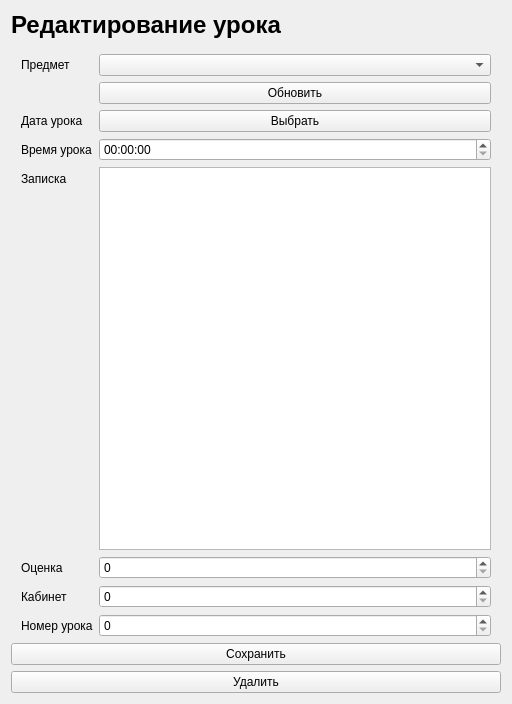
<?xml version="1.0" encoding="UTF-8"?>
<ui version="4.0">
 <class>EditLesson</class>
 <widget class="QWidget" name="EditLesson">
  <property name="geometry">
   <rect>
    <x>0</x>
    <y>0</y>
    <width>512</width>
    <height>704</height>
   </rect>
  </property>
  <property name="windowTitle">
   <string>Редактирование урока</string>
  </property>
  <layout class="QGridLayout" name="gridLayout">
   <item row="0" column="0">
    <widget class="QLabel" name="main_label">
     <property name="sizePolicy">
      <sizepolicy hsizetype="Preferred" vsizetype="Fixed">
       <horstretch>0</horstretch>
       <verstretch>0</verstretch>
      </sizepolicy>
     </property>
     <property name="font">
      <font>
       <pointsize>18</pointsize>
       <bold>true</bold>
      </font>
     </property>
     <property name="text">
      <string>Редактирование урока</string>
     </property>
     <property name="indent">
      <number>-1</number>
     </property>
    </widget>
   </item>
   <item row="1" column="0">
    <layout class="QFormLayout" name="formLayout">
     <property name="leftMargin">
      <number>10</number>
     </property>
     <property name="topMargin">
      <number>9</number>
     </property>
     <property name="rightMargin">
      <number>10</number>
     </property>
     <item row="0" column="0">
      <widget class="QLabel" name="label_3">
       <property name="text">
        <string>Предмет</string>
       </property>
      </widget>
     </item>
     <item row="0" column="1">
      <widget class="QComboBox" name="subject_combo"/>
     </item>
     <item row="2" column="0">
      <widget class="QLabel" name="label_4">
       <property name="text">
        <string>Дата урока</string>
       </property>
      </widget>
     </item>
     <item row="4" column="0">
      <widget class="QLabel" name="label_5">
       <property name="text">
        <string>Записка</string>
       </property>
      </widget>
     </item>
     <item row="5" column="0">
      <widget class="QLabel" name="label_6">
       <property name="text">
        <string>Оценка</string>
       </property>
      </widget>
     </item>
     <item row="5" column="1">
      <widget class="QSpinBox" name="mark_spinbox"/>
     </item>
     <item row="6" column="0">
      <widget class="QLabel" name="label_7">
       <property name="text">
        <string>Кабинет</string>
       </property>
      </widget>
     </item>
     <item row="6" column="1">
      <widget class="QSpinBox" name="room_spinbox"/>
     </item>
     <item row="7" column="0">
      <widget class="QLabel" name="label_8">
       <property name="text">
        <string>Номер урока</string>
       </property>
      </widget>
     </item>
     <item row="7" column="1">
      <widget class="QSpinBox" name="index_number_spinbox"/>
     </item>
     <item row="1" column="1">
      <widget class="QPushButton" name="refresh">
       <property name="text">
        <string>Обновить</string>
       </property>
      </widget>
     </item>
     <item row="4" column="1">
      <widget class="QPlainTextEdit" name="note_edit"/>
     </item>
     <item row="3" column="0">
      <widget class="QLabel" name="label">
       <property name="text">
        <string>Время урока</string>
       </property>
      </widget>
     </item>
     <item row="3" column="1">
      <widget class="QTimeEdit" name="time_edit"/>
     </item>
     <item row="2" column="1">
      <widget class="QPushButton" name="date_popup">
       <property name="text">
        <string>Выбрать</string>
       </property>
      </widget>
     </item>
    </layout>
   </item>
   <item row="2" column="0">
    <widget class="QPushButton" name="submit_btn">
     <property name="text">
      <string>Сохранить</string>
     </property>
    </widget>
   </item>
   <item row="4" column="0">
    <widget class="QPushButton" name="delete_btn">
     <property name="text">
      <string>Удалить</string>
     </property>
    </widget>
   </item>
  </layout>
 </widget>
 <resources/>
 <connections/>
</ui>
